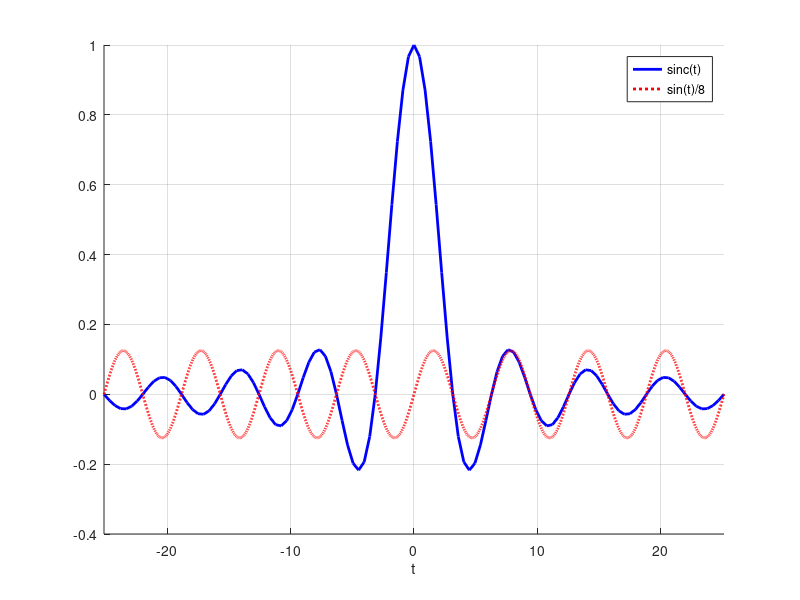

MATLAB code to generate this figure:
figure
hold on
t = [-8 8] * pi;
fplot(@(t) sinc(t / pi), t, 'b-', 'linewidth', 2);
fplot(@(t) sin(t) / 8, t, 'r:', 'linewidth', 2);
hold off
grid on
xlabel('t');
legend('sinc(t)', 'sin(t)/8');
print('output.pdf', '-dpdf', '-bestfit');
